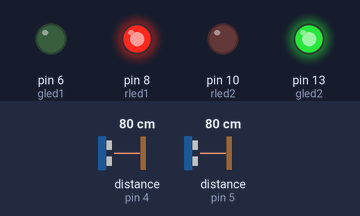
A sketch run on a simulated Arduino Uno, built with avr-gcc and run on an emulated ATmega328P. On the bench: output pins drawn as LEDs (lit = HIGH). Wiring (inferred from the names in the program): 2 × ultrasonic range finder: trigger pin 2, echo pin 4 / trigger pin 3, echo pin 5. Inputs (shaded band) come from the test bench; at power-on: distance to the obstacle (sensors on pin 4, pin 5) 80 cm. The echo pulse lasts 58.3 µs per cm; pins used as bus, display or sensor lines are not drawn.

Above: at 5.0 s.
At 15.0 s:
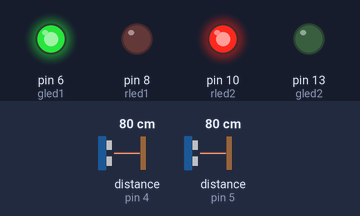
Timing chart, 0 to 26.0 s (numbered marks = the images above):
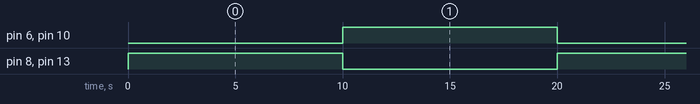

The sketch:

sketch_dec22c.ino
```cpp
byte trig1 = 2;
byte trig2 = 3;
byte echo1 = 4;
byte echo2 = 5;
byte gled1 = 6;
byte gled2 = 13;
byte rled1 = 8;
byte rled2 = 10;
int i=0;
float timeOut=2*(150+10)/100/340*1000000;
void setup() {
  // put your setup code here, to run once:
  pinMode(trig1,OUTPUT);
  pinMode(trig2,OUTPUT);
  pinMode(echo1,INPUT);
  pinMode(echo2,INPUT);

  pinMode(gled1,OUTPUT);
  pinMode(gled2,OUTPUT);
  pinMode(rled1,OUTPUT);
  pinMode(rled2,OUTPUT);
  digitalWrite(rled1,LOW);
  digitalWrite(gled1,LOW);
  digitalWrite(rled2,LOW);
  digitalWrite(gled2,LOW);

}

void loop() {
  int d1 = getDistance(trig1,echo1);
  int d2 = getDistance(trig2,echo2);
  if(d1>=150 && d2<=150)
  {
    digitalWrite(rled1,HIGH);
    digitalWrite(gled1,LOW);
    digitalWrite(rled2,LOW);
    digitalWrite(gled2,HIGH);
    delay(10000);
    i=0;
  }
  else if(d1<=150 && d2>=150)
  {
    digitalWrite(rled1,LOW);
    digitalWrite(gled1,HIGH);
    digitalWrite(rled2,HIGH);
    digitalWrite(gled2,LOW);
    delay(10000);
    i=0;
  }
  else if(d1<=150 && d2<=150)
  {
    if(i%2==0)
    {
      digitalWrite(rled1,HIGH);
      digitalWrite(gled1,LOW);
      digitalWrite(rled2,LOW);
      digitalWrite(gled2,HIGH);
      delay(10000);
    }
    else
    {
      digitalWrite(rled1,LOW);
      digitalWrite(gled1,HIGH);
      digitalWrite(rled2,HIGH);
      digitalWrite(gled2,LOW);
      delay(10000);
    }
    i++;
  }
  digitalWrite(rled1,LOW);
  digitalWrite(gled1,LOW);
  digitalWrite(rled2,LOW);
  digitalWrite(gled2,LOW);

  // put your main code here, to run repeatedly:

}
int getDistance(byte trig,byte echo)
{
  int distances;
  unsigned long pulseTime;
  digitalWrite(trig, HIGH);                         //Generate a 10 microsecond pulse
  delayMicroseconds(10);
  digitalWrite(trig, LOW);
  pulseTime = pulseIn(echo, HIGH, timeOut);
  distances = (float)pulseTime * 340 / 2 / 10000;
  return distances;
}
```

Measured:
- by itself, pin 6 (gled1), pin 8 (rled1), pin 10 (rled2), pin 13 (gled2): alternates HIGH for 10.0 s and LOW for 10.0 s
- by itself, everything shown: repeats every 20.0 s, in 4 steps
